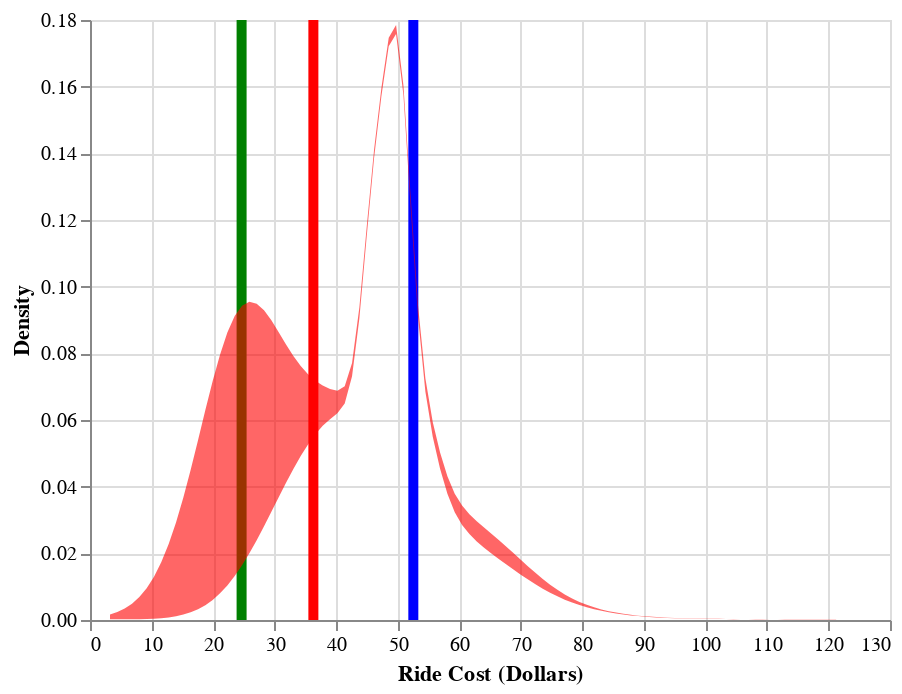

Source (notebook cell):
### Markdown cell above
### Airport Trip

### Code cell
USER_PARAMS = {"pickup": "chicago ohare airport",
               "dropoff": "the bean chicago",
               "forecast_hrs":10}

results = run_Fair_Fare(USER_PARAMS)

pd.set_option("display.precision", 2)
print(pd.DataFrame(results[5]).iloc[0])

show_viz(results)

### Figure 1 — Vega-Lite specification as saved in the notebook (floating-point values rounded to 4 significant figures; data arrays with more than 128 entries replaced by an {"elided": "..."} marker saying what was removed)
{"$schema": "https://vega.github.io/schema/vega-lite/v3.3.0.json", "config": {"mark": {"tooltip": null}, "view": {"height": 300, "width": 400}}, "datasets": {"data-6630bb4778db022fdbc2c7ff76553a66": {"elided": "300 records"}, "data-a67e984080dbfe449af2ebef818f652f": [{"hour": 0, "parameter": "Rideshare_regular_price_estimate", "value": 36.3}, {"hour": 1, "parameter": "Rideshare_regular_price_estimate", "value": 35.87}, {"hour": 2, "parameter": "Rideshare_regular_price_estimate", "value": 37.22}, {"hour": 3, "parameter": "Rideshare_regular_price_estimate", "value": 38.06}, {"hour": 4, "parameter": "Rideshare_regular_price_estimate", "value": 40.25}, {"hour": 5, "parameter": "Rideshare_regular_price_estimate", "value": 40.68}, {"hour": 6, "parameter": "Rideshare_regular_price_estimate", "value": 47.78}, {"hour": 7, "parameter": "Rideshare_regular_price_estimate", "value": 52.95}, {"hour": 8, "parameter": "Rideshare_regular_price_estimate", "value": 55.54}, {"hour": 9, "parameter": "Rideshare_regular_price_estimate", "value": 38.12}, {"hour": 0, "parameter": "Rideshare_shared_price_estimate", "value": 24.63}, {"hour": 1, "parameter": "Rideshare_shared_price_estimate", "value": 24.48}, {"hour": 2, "parameter": "Rideshare_shared_price_estimate", "value": 25.33}, {"hour": 3, "parameter": "Rideshare_shared_price_estimate", "value": 26.11}, {"hour": 4, "parameter": "Rideshare_shared_price_estimate", "value": 28.89}, {"hour": 5, "parameter": "Rideshare_shared_price_estimate", "value": 28.44}, {"hour": 6, "parameter": "Rideshare_shared_price_estimate", "value": 34.75}, {"hour": 7, "parameter": "Rideshare_shared_price_estimate", "value": 34.86}, {"hour": 8, "parameter": "Rideshare_shared_price_estimate", "value": 39.47}, {"hour": 9, "parameter": "Rideshare_shared_price_estimate", "value": 27.29}, {"hour": 0, "parameter": "Taxi_price_estimate", "value": 52.54}, {"hour": 1, "parameter": "Taxi_price_estimate", "value": 52.85}, {"hour": 2, "parameter": "Taxi_price_estimate", "value": 52.21}, {"hour": 3, "parameter": "Taxi_price_estimate", "value": 52.27}, {"hour": 4, "parameter": "Taxi_price_estimate", "value": 52.84}, {"hour": 5, "parameter": "Taxi_price_estimate", "value": 54.49}, {"hour": 6, "parameter": "Taxi_price_estimate", "value": 53.41}, {"hour": 7, "parameter": "Taxi_price_estimate", "value": 73.42}, {"hour": 8, "parameter": "Taxi_price_estimate", "value": 69.5}, {"hour": 9, "parameter": "Taxi_price_estimate", "value": 51.74}]}, "layer": [{"data": {"name": "data-a67e984080dbfe449af2ebef818f652f"}, "encoding": {"color": {"field": "parameter", "scale": {"domain": ["Rideshare_regular_price_estimate", "Rideshare_shared_price_estimate", "Taxi_price_estimate"], "range": ["red", "green", "blue"]}, "type": "nominal"}, "size": {"value": 5}, "x": {"field": "value", "type": "quantitative"}}, "mark": {"color": "red", "type": "rule"}, "selection": {" ": {"bind": {"input": "range", "max": 9, "min": 0, "step": 1}, "fields": ["hour"], "init": {"hour": 0}, "type": "single"}}, "transform": [{"filter": {"selection": " "}}]}, {"data": {"name": "data-6630bb4778db022fdbc2c7ff76553a66"}, "encoding": {"color": {"field": "parameter", "legend": null, "scale": {"domain": ["Rideshare_Dist", "Shared_Rideshare_Dist", "Taxi_Dist"], "range": ["red", "green", "blue"]}, "type": "nominal"}, "opacity": {"condition": {"selection": "Ride Type", "value": 0.6}, "value": 0}, "x": {"field": "x", "title": "Ride Cost (Dollars)", "type": "quantitative"}, "y": {"field": "value", "title": "Density", "type": "quantitative"}}, "mark": {"point": false, "size": 4, "type": "area"}, "selection": {"Ride Type": {"bind": {"input": "select", "options": ["Rideshare_Dist", "Taxi_Dist"]}, "clear": false, "fields": ["parameter"], "init": {"parameter": "Rideshare_Dist"}, "on": "doubleclick", "type": "single"}}}]}
